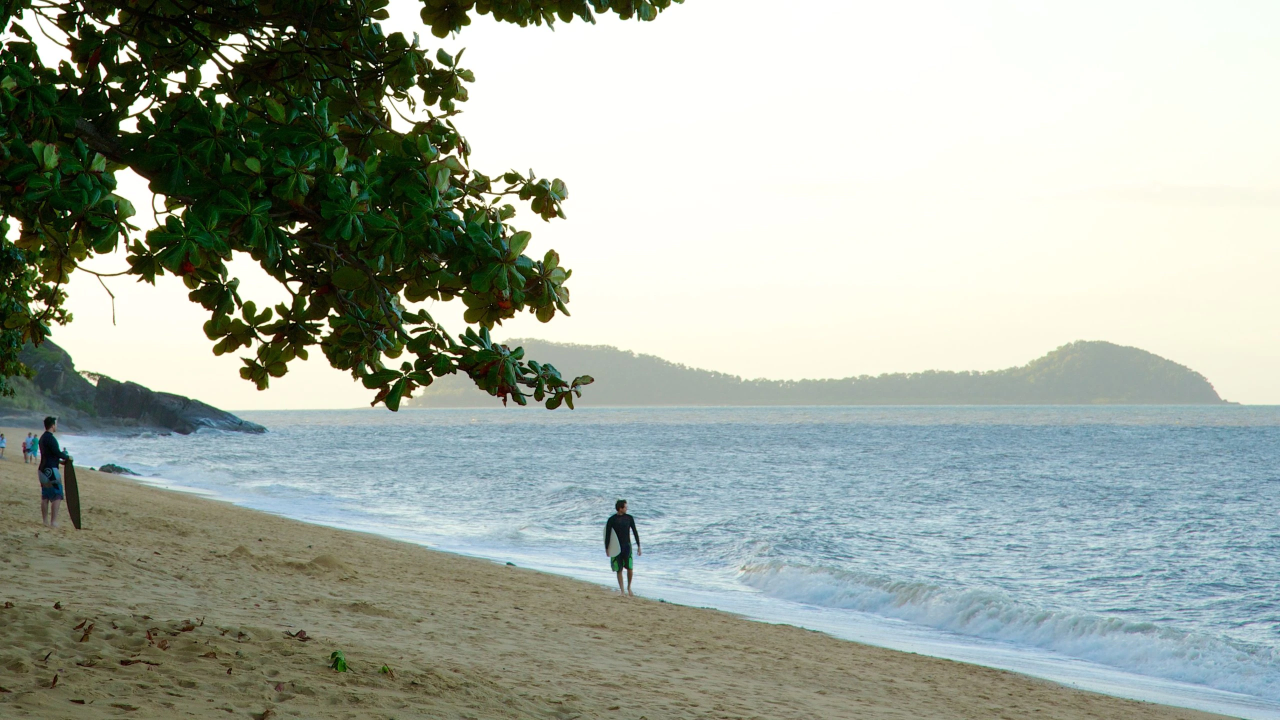
#> input picture 1_1.opencv/img/Holloways_beach.jpg, 2560 x 1440 px (shown at 1/2 size)
$ jupyter execute 'demo2顏色尺寸調整.ipynb'
#> lines starting #> are read from the running program, lines starting #| are printed output that depends on the picture
# 1.顏色調整

[cell 1]
import  cv2
import numpy as np
import matplotlib.pylab as plt

img = cv2.imread('img/Holloways_beach.jpg')
#> img is the input picture: shape (1440, 2560, 3); mean B, G, R 160.1, 170.4, 161.4
plt.imshow(img)
plt.show() #----->py檔必須寫

[cell 2]
img2 = cv2.cvtColor(img,cv2.COLOR_BGR2GRAY)  # 轉為灰階
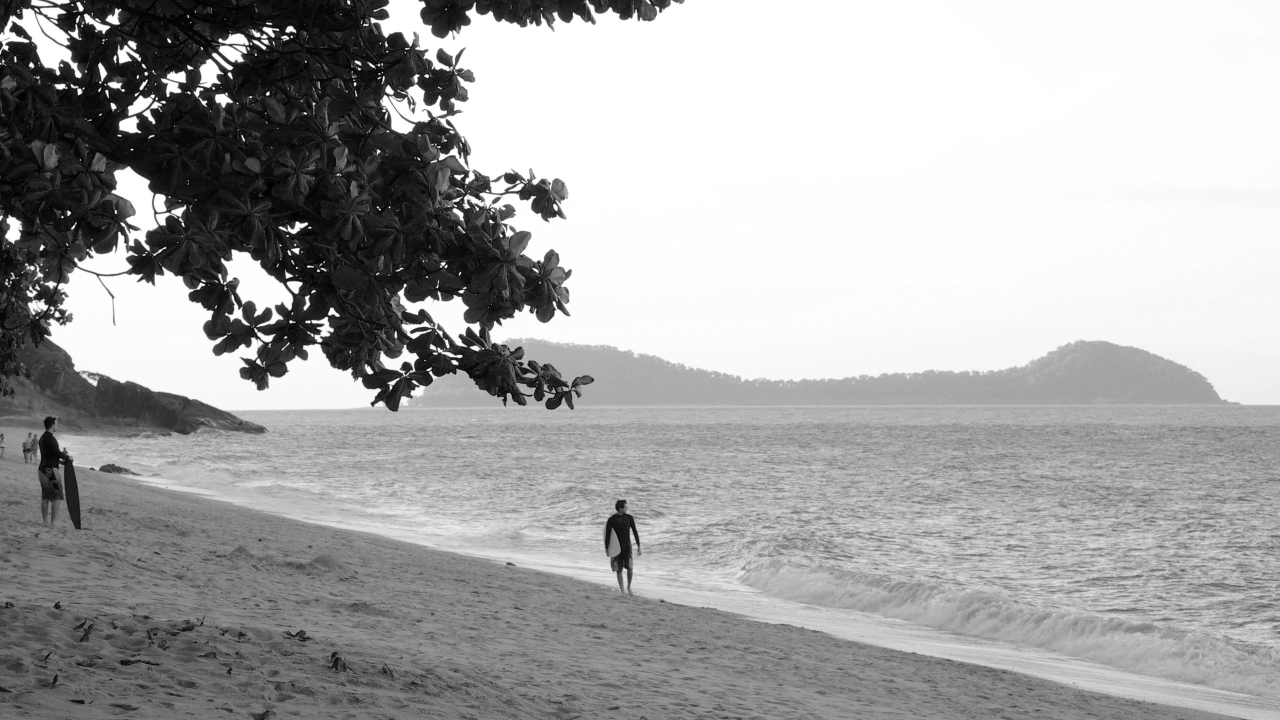
#> img2: shape (1440, 2560) (shown at 1/2 size); min 0, max 255, mean 166.6

plt.imshow(img2, cmap = 'gray') #----->轉顏色後要加cmap
plt.show()

[cell 3]
img3 = cv2.cvtColor(img, cv2.COLOR_BGR2RGB)
plt.imshow(img3)
plt.show()

[cell 4]
print('建立kernel-1、銳利化') #強調有色差的邊際線
kernel1 = np.array((
	[0, -1, 0],
	[-1, 5, -1],
	[0, -1, 0]), dtype="int")

img3=cv2.filter2D(img2,-1,kernel1)
#> img3: shape (1440, 2560)
plt.imshow(img3)

[cell 5]
print('建立kernel-2、模糊化')
kernel2 = np.array((
	[0.0625, 0.0125,0.0625 ],
	[0.125,0.35,0.125],
	[0.0625, 0.125,0.0625]),np.float32)

img4=cv2.filter2D(img2,-1,kernel2)
plt.imshow(img4)

[cell 6]
#圖片像素
print(np.array(img2))
#> (printed output is left out)
print('--------------------------')
print(np.array(img3))
#> (printed output is left out)
print('--------------------------')
print(np.array(img4))
#> (printed output is left out)
print('--------------------------')

# 2.縮放圖片

[cell 7]
# 縮放圖片
'''
| 參數
cv2.INTER_AREA : 常用在縮小圖片
cv2.INTER_CUBIC : 常用在放大圖片、4x4像素鄰域的雙三次插值
cv2.INTER_NEAREST : 最近鄰插值
cv2.INTER_LINEAR : 雙線性插值(默認)
cv2.INTER_LANCZOS4 : 8x8像素鄰域的Lanczos插值 |
'''
# cv2.resize(img, (w, h))
img5 = cv2.resize(img, (100, 50), cv2.INTER_AREA)
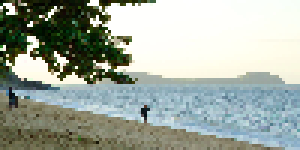
#> img5: shape (50, 100, 3) (shown 3 times larger); mean B, G, R 160, 170.3, 161.2
plt.imshow(img5)
cv2.imwrite("smallImg.png", img5)
#> Out = True
